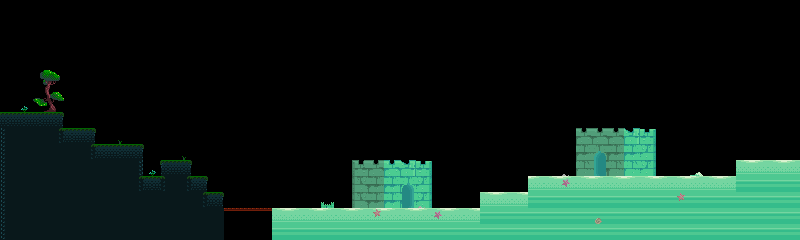

Tiled map render using the project's own tile images. Description and the whole map definition, tile-layer contents included, below:
An orthogonal 50x15 tile map with 16x16 px tiles, 2 tile layers (topTiles, foreground) and 22 objects (13x tile, 3x palm, 2x hermit, 2x door, water, ...).

<map version="1.0" tiledversion="1.1.4" orientation="orthogonal" renderorder="right-down" width="50" height="15" tilewidth="16" tileheight="16" infinite="0" nextobjectid="61">
 <properties>
  <property name="next" value="beach;16;144;" />
  <property name="prev" value="pathway2;704;96;" />
  <property name="song" value="beach" />
 </properties>
 <tileset firstgid="1" name="tiles" tilewidth="16" tileheight="16" spacing="1" tilecount="330" columns="22">
  <image source="../../../graphics/game/tiles.png" width="374" height="255" />
 </tileset>
 <layer name="topTiles" width="50" height="15">
  <data encoding="csv">
0,0,0,0,0,0,0,0,0,0,0,0,0,0,0,0,0,0,0,0,0,0,0,0,0,0,0,0,0,0,0,0,0,0,0,0,0,0,0,0,0,0,0,0,0,0,0,0,0,0,
0,0,0,0,0,0,0,0,0,0,0,0,0,0,0,0,0,0,0,0,0,0,0,0,0,0,0,0,0,0,0,0,0,0,0,0,0,0,0,0,0,0,0,0,0,0,0,0,0,0,
0,0,0,0,0,0,0,0,0,0,0,0,0,0,0,0,0,0,0,0,0,0,0,0,0,0,0,0,0,0,0,0,0,0,0,0,0,0,0,0,0,0,0,0,0,0,0,0,0,0,
0,0,0,0,0,0,0,0,0,0,0,0,0,0,0,0,0,0,0,0,0,0,0,0,0,0,0,0,0,0,0,0,0,0,0,0,0,0,0,0,0,0,0,0,0,0,0,0,0,0,
0,0,16,17,0,0,0,0,0,0,0,0,0,0,0,0,0,0,0,0,0,0,0,0,0,0,0,0,0,0,0,0,0,0,0,0,0,0,0,0,0,0,0,0,0,0,0,0,0,0,
0,0,38,39,0,0,0,0,0,0,0,0,0,0,0,0,0,0,0,0,0,0,0,0,0,0,0,0,0,0,0,0,0,0,0,0,0,0,0,0,0,0,0,0,0,0,0,0,0,0,
0,62,60,61,0,0,0,0,0,0,0,0,0,0,0,0,0,0,0,0,0,0,0,0,0,0,0,0,0,0,0,0,0,0,0,0,0,0,0,0,0,0,0,0,0,0,0,0,0,0,
1,2,2,3,0,0,0,0,0,0,0,0,0,0,0,0,0,0,0,0,0,0,0,0,0,0,0,0,0,0,0,0,0,0,0,0,0,0,0,0,0,0,0,0,0,0,0,0,0,0,
24,24,24,47,2,3,0,57,0,0,0,0,0,0,0,0,0,0,0,0,0,0,0,0,0,0,0,0,0,0,0,0,0,0,0,0,0,0,0,109,110,0,0,0,0,0,0,0,0,0,
24,24,24,24,24,47,2,2,3,0,0,57,0,0,0,0,0,0,0,0,0,0,0,0,0,0,0,0,0,0,0,0,0,0,0,0,0,0,0,130,132,0,0,0,0,0,0,0,0,0,
24,24,24,24,24,24,24,24,25,62,1,3,0,0,0,0,0,0,0,0,0,0,19,20,108,109,110,0,0,0,0,0,0,0,0,0,0,0,0,152,132,0,0,0,0,0,114,115,114,115,
24,24,24,24,24,24,24,24,47,2,45,47,3,0,0,0,0,0,0,0,0,0,41,42,130,153,132,0,0,0,0,0,0,115,114,115,114,115,114,115,114,115,114,115,114,115,136,137,136,137,
24,24,24,24,24,24,24,24,24,24,24,24,47,3,0,0,0,0,0,0,0,0,41,42,130,175,132,0,0,0,114,115,114,137,136,137,136,137,136,137,136,136,137,137,136,137,136,137,136,137,
24,24,24,24,24,24,24,24,24,24,24,24,24,24,5,5,5,114,115,114,115,114,115,114,115,114,115,114,115,114,136,137,136,137,136,137,136,137,136,137,136,137,136,137,136,137,136,137,136,137,
24,24,24,24,24,24,24,24,24,24,24,24,24,24,0,0,0,136,137,136,137,136,137,136,137,136,137,136,137,136,136,137,136,137,136,137,136,137,136,137,136,137,136,137,136,137,136,137,136,137
</data>
 </layer>
 <objectgroup name="topObjects">
  <object id="27" name="tile" x="0" y="112" width="64" height="128" />
  <object id="33" name="tile" x="160" y="160" width="32" height="80" />
  <object id="34" name="tile" x="192" y="192" width="32" height="48" />
  <object id="35" name="palm" x="320" y="176" width="16" height="16" />
  <object id="36" name="palm" x="448" y="176" width="16" height="16" />
  <object id="38" name="palm" x="672" y="144" width="16" height="16" />
  <object id="39" name="tile" x="192" y="176" width="16" height="16" />
  <object id="40" name="tile" x="144" y="176" width="16" height="64" />
  <object id="41" name="tile" x="96" y="144" width="48" height="96" />
  <object id="42" name="tile" x="64" y="128" width="32" height="112" />
  <object id="43" name="tile" x="224" y="208" width="48" height="3" />
  <object id="44" name="tile" x="272" y="208" width="208" height="32" />
  <object id="45" name="hermit" x="432" y="192" width="16" height="16">
   <properties>
    <property name="speak" value="Yo this inn is the best! If you're tired, you might wanna rest. Don't wanna lose your progress right?" />
   </properties>
  </object>
  <object id="46" name="hermit" x="640" y="160" width="16" height="16">
   <properties>
    <property name="speak" value="Phoenix? Er.. I know nothing of one. Maybe the owner of the Hermit Shack'll know." />
   </properties>
  </object>
  <object id="48" name="water" x="224" y="208" width="48" height="32">
   <properties>
    <property name="width" type="int" value="48" />
   </properties>
  </object>
  <object id="50" name="tile" x="480" y="208" width="256" height="32" />
  <object id="51" name="tile" x="480" y="192" width="256" height="16" />
  <object id="52" name="tile" x="528" y="176" width="208" height="16" />
  <object id="53" name="tile" x="736" y="160" width="64" height="80" />
  <object id="58" name="sign" x="368" y="192" width="16" height="16">
   <properties>
    <property name="text" value="Sherman's Inn--Shore to please! Fluffy pillows and warm blankets available all day." />
   </properties>
  </object>
  <object id="59" name="door" x="400" y="192" width="16" height="16">
   <properties>
    <property name="link" value="inn_beach;112;192;" />
   </properties>
  </object>
  <object id="60" name="door" x="592" y="160" width="16" height="16">
   <properties>
    <property name="link" value="beach_home-1;64;192" />
   </properties>
  </object>
 </objectgroup>
 <layer name="foreground" width="50" height="15">
  <data encoding="csv">
0,0,0,0,0,0,0,0,0,0,0,0,0,0,0,0,0,0,0,0,0,0,0,0,0,0,0,0,0,0,0,0,0,0,0,0,0,0,0,0,0,0,0,0,0,0,0,0,0,0,
0,0,0,0,0,0,0,0,0,0,0,0,0,0,0,0,0,0,0,0,0,0,0,0,0,0,0,0,0,0,0,0,0,0,0,0,0,0,0,0,0,0,0,0,0,0,0,0,0,0,
0,0,0,0,0,0,0,0,0,0,0,0,0,0,0,0,0,0,0,0,0,0,0,0,0,0,0,0,0,0,0,0,0,0,0,0,0,0,0,0,0,0,0,0,0,0,0,0,0,0,
0,0,0,0,0,0,0,0,0,0,0,0,0,0,0,0,0,0,0,0,0,0,0,0,0,0,0,0,0,0,0,0,0,0,0,0,0,0,0,0,0,0,0,0,0,0,0,0,0,0,
0,0,0,0,0,0,0,0,0,0,0,0,0,0,0,0,0,0,0,0,0,0,0,0,0,0,0,0,0,0,0,0,0,0,0,0,0,0,0,0,0,0,0,0,0,0,0,0,0,0,
0,0,0,0,0,0,0,0,0,0,0,0,0,0,0,0,0,0,0,0,0,0,0,0,0,0,0,0,0,0,0,0,0,0,0,0,0,0,0,0,0,0,0,0,0,0,0,0,0,0,
0,0,0,0,0,0,0,0,0,0,0,0,0,0,0,0,0,0,0,0,0,0,0,0,0,0,0,0,0,0,0,0,0,0,0,0,0,0,0,0,0,0,0,0,0,0,0,0,0,0,
2,0,0,0,0,0,0,0,0,0,0,0,0,0,0,0,0,0,0,0,0,0,0,0,0,0,0,0,0,0,0,0,0,0,0,0,0,0,0,0,0,0,0,0,0,0,0,0,0,0,
23,0,0,0,0,0,0,0,0,0,0,0,0,0,0,0,0,0,0,0,0,0,0,0,0,0,0,0,0,0,0,0,0,0,0,0,20,20,20,0,0,0,0,0,0,0,0,0,0,0,
23,0,0,0,0,0,0,0,0,0,0,0,0,0,0,0,0,0,0,0,0,0,0,0,0,0,0,0,0,0,0,0,0,0,0,0,42,66,42,0,0,0,0,0,0,0,0,0,0,0,
23,0,0,0,0,0,0,0,0,0,0,0,0,0,0,0,0,0,0,0,0,0,0,0,0,0,0,0,0,0,0,0,0,0,0,155,64,88,64,0,0,0,0,177,0,0,0,0,0,0,
23,0,0,0,0,0,0,0,0,0,0,0,0,0,0,0,0,0,0,0,0,0,0,0,0,0,0,0,0,0,0,0,0,0,0,178,0,0,0,0,0,0,0,0,0,0,0,0,0,0,
23,0,0,0,0,0,0,0,0,0,0,0,0,0,0,0,0,0,0,0,156,0,0,0,0,0,155,0,0,0,0,0,0,0,0,0,0,0,0,0,0,0,179,0,0,0,0,0,0,0,
23,0,0,0,0,0,0,0,0,0,0,0,0,0,0,0,0,0,0,0,0,0,0,179,0,0,0,178,0,0,0,0,0,0,0,0,0,199,0,0,0,0,0,0,0,0,0,0,0,0,
23,0,0,0,0,0,0,0,0,0,0,0,0,0,0,0,0,0,0,0,0,0,0,0,0,0,0,0,0,0,0,0,0,0,0,0,0,0,0,0,0,0,0,0,0,0,0,0,0,0
</data>
 </layer>
</map>
